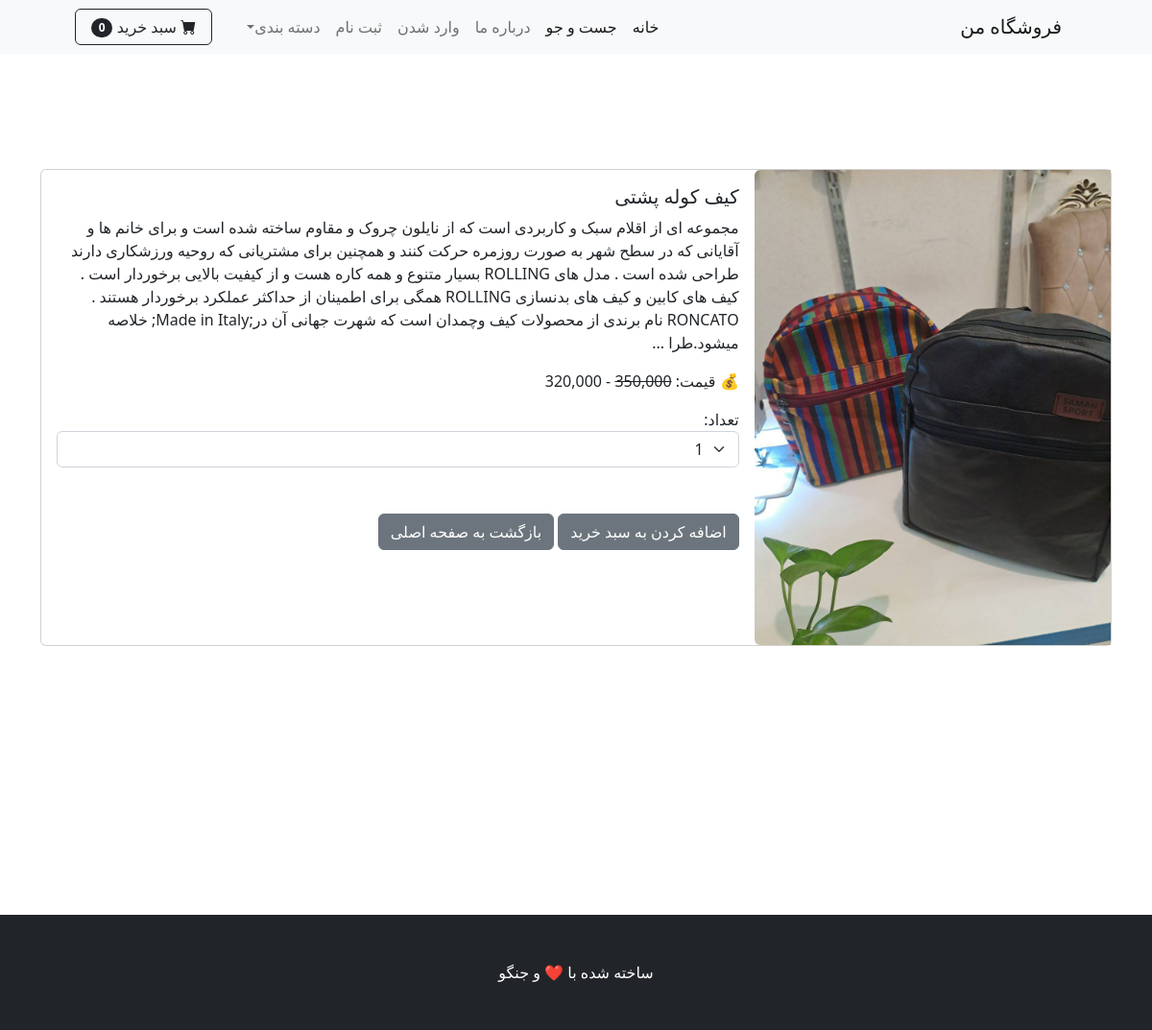
The app's page /product/3 with its own data.
### shop/models.py (models this page shows, shortened)
class Product(models.Model):
    name = models.CharField(max_length=40)
    category = models.ManyToManyField(Category, related_name='products')
    description = models.CharField(max_length=500, default="", blank=True, null=True)
    price = models.PositiveIntegerField()
    category = models.ForeignKey(Category, on_delete=models.CASCADE, default=1)
    picture = models.ImageField(upload_to="upload/product/")
    star = models.IntegerField(default=0, validators=[MaxValueValidator(5), MinValueValidator(0)])
    is_sale = models.BooleanField(default=False)
    sale_price = models.PositiveIntegerField()

### shop/views.py (the view)
# urls.py: path('product/<int:pk>', views.product, name="product"),
def product(request, pk):
    product = Product.objects.get(id=pk)
    return render(request, 'product.html', {'product':product})

### cart/cart.py (called while the page is built)
    def __len__(self):
        return len(self.cart)

### cart/context_processors.py (called while the page is built)
def cart(request):
    return {
        'cart': Cart(request),
        'categories': Category.objects.filter(is_sub=False),
    }

### shop/templates/product.html (shortened to what this page needs)
{% extends "base.html" %}
{% load humanize %}
{% block content %}
<br><br><br><br><br>
<div class="container">
    <div class="card mb-3">
        <div class="row g-0">
            <div class="col-md-4">
                <img src="{{ product.picture.url }}" class="img-fluid rounded-start" alt="...">
            </div>
            <div class="col-md-8">
                <div class="card-body">
                    <h5 class="card-title">{{ product.name }}</h5>
                    <p class="card-text">{{ product.description }}</p>
                    {% if product.is_sale %}
                        <p class="card-text">💰 قیمت: <strike>{{ product.price | intcomma }}</strike> - {{ product.sale_price | intcomma }}</p>
                    {% else %}
                        <p class="card-text">💰 قیمت: {{ product.price | intcomma }}</p>
                    {% endif %}
                    تعداد:
                    <select class="form-select" id='cart-qty'>
                        <option value="1">1</option>
                    </select>
                    <br><br>
                    <button class='btn btn-secondary' type='button' value='{{ product.id }}' id='add-cart'>اضافه کردن به سبد خرید</button>
                    <a href='{% url "home" %}' class='btn btn-secondary'>بازگشت به صفحه اصلی</a>
                </div>
            </div>
        </div>
    </div>
</div>
<br><br><br><br><br><br><br><br><br><br><br>
{% endblock %}

### records on screen
Product: picture (picture), name "کیف کوله پشتی", description "مجموعه ای از اقلام سبک و کاربردی است که از نایلون چروک و مقاوم ساخته شده است و برای خانم ها و آقایانی که در سطح شهر به صورت روزمره حرکت کنند و همچنین برای مشتریانی که روحیه ورزشکاری دارند طراحی شده است . مدل های ROLLING بسیار متنوع و همه کاره هست و از کیفیت بالایی برخوردار است . کیف های کابین و کیف های بدنسازی ROLLING همگی برای اطمینان از حداکثر عملکرد برخوردار هستند . RONCATO نام برندی از محصولات کیف وچمدان است که شهرت جهانی آن در;Made in Italy; خلاصه میشود.طرا ...", price "350,000", sale_price "320,000"

### other values on screen
{{ cart|length }} "0"
